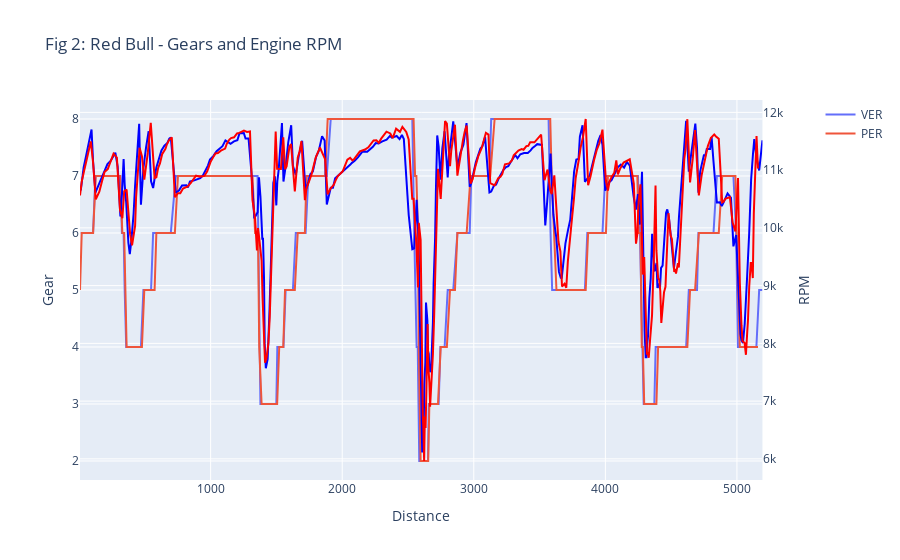

The notebook cell this image was saved under:
### Markdown cell above
talk briefly about above chart
```{figure}fig1
```

### Code cell
fig2 = make_subplots(specs=[[{"secondary_y": True}]])
fig2.add_trace(go.Scatter(x=VER_q['Distance'],y=VER_q['nGear'],name='VER'))
fig2.add_trace(go.Scatter(x=PER_q['Distance'],y=PER_q['nGear'],name='PER'))
fig2.add_trace(go.Scatter(x=VER_q['Distance'],y=VER_q['RPM'],name='VER',line_color='blue'),secondary_y=True)
fig2.add_trace(go.Scatter(x=PER_q['Distance'],y=PER_q['RPM'],name='PER',line_color='red'),secondary_y=True)
fig2.update_traces(showlegend=False,secondary_y=True)
fig2.update_layout(title_text='Fig 2: Red Bull - Gears and Engine RPM').update_xaxes(title_text='Distance').update_yaxes(title_text='Gear',secondary_y=False)
fig2.update_yaxes(title_text='RPM',secondary_y=True)

### Figure 1 — Plotly figure (JSON) as saved in the notebook; plotly's stock layout.template omitted (floating-point values rounded to 4 significant figures; data arrays with more than 128 entries replaced by an {"elided": "..."} marker saying what was removed)
{"data": [{"name": "VER", "type": "scatter", "x": {"elided": "309 float values"}, "y": {"elided": "309 int values"}}, {"name": "PER", "type": "scatter", "x": {"elided": "309 float values"}, "y": {"elided": "309 int values"}}, {"line": {"color": "blue"}, "name": "VER", "showlegend": false, "type": "scatter", "x": {"elided": "309 float values"}, "xaxis": "x", "y": {"elided": "309 int values"}, "yaxis": "y2"}, {"line": {"color": "red"}, "name": "PER", "showlegend": false, "type": "scatter", "x": {"elided": "309 float values"}, "xaxis": "x", "y": {"elided": "309 int values"}, "yaxis": "y2"}], "layout": {"title": {"text": "Fig 2: Red Bull - Gears and Engine RPM"}, "xaxis": {"anchor": "y", "domain": [0, 0.94], "title": {"text": "Distance"}}, "yaxis": {"anchor": "x", "domain": [0, 1], "title": {"text": "Gear"}}, "yaxis2": {"anchor": "x", "overlaying": "y", "side": "right", "title": {"text": "RPM"}}}}
